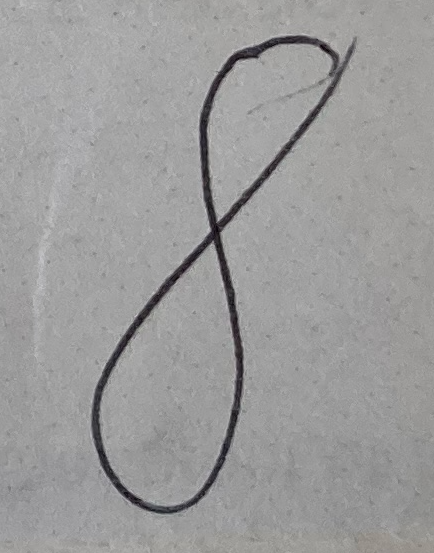
#> input picture course/week2/pipeline_project/src/tests/images/integration/digits-raw/eight.png, 434 x 553 px; its folder holds only this picture in this run
$ python clean.py
#> lines starting #> are read from the running program, lines starting #| are printed output that depends on the picture; after the words box and inside, x2 and y2 are one past the last pixel; in counts of white or black regions, pixels touching at a corner belong together
"""
Utilities for processing photos of handwritten digits from
raw photos to a clean version that neural networks expect.

NOTE: You will not need to edit anything in this file although
we encourage you to understand the material here.
"""

import os
import cv2
import math
import numpy as np
from scipy import ndimage


def get_best_shift(img):
  cy, cx = ndimage.measurements.center_of_mass(img)

  rows, cols = img.shape
  shiftx = np.round(cols / 2.0 - cx).astype(int)
  shifty = np.round(rows / 2.0 - cy).astype(int)

  return shiftx, shifty


def shift(img, sx, sy):
  rows, cols = img.shape
  M = np.float32([[1, 0, sx], [0, 1, sy]])
  shifted = cv2.warpAffine(img, M, (cols, rows))
  return shifted


def clean_photo_image(path, out_dir):
  """The photo we have taken by hand is quite different than a MNIST image.
  We will need to process them!

  If you are curious, we perform the following operations:

  1. The photo is reshaped to 28 x 28 in grayscale.
  2. The photo is thresholded to increase contrast between black and white portions.
  3. The photo is cropped to remove any rows or columns of pixels that are
    completely black.
  4. The crop is reshaped to 20 x 20 pixels and cented in a 28 x 28 pixe
    box by center of mass.

  Steps 3-4 are important for normalizing the size of the digit; otherwise you
  might show digits of different sizes to the neural network. This sort of
  standardization is very important for good performance.

  Credit: https://opensourc.es/blog/tensorflow-mnist for this function.
  """
  # load the raw image
  gray = cv2.imread(path, 0)
#> gray: shape (553, 434); min 0, max 203, mean 155.3
  # rescale it
  gray = cv2.resize(255 - gray, (28, 28))
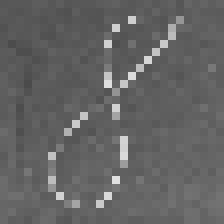
#> gray: shape (28, 28) (shown 8 times larger); min 75, max 225, mean 99.8
  # better black and white version
  (thresh, gray) = cv2.threshold(gray, 128, 255,
    cv2.THRESH_BINARY | cv2.THRESH_OTSU)
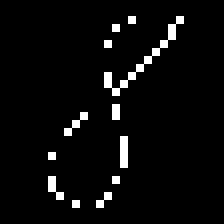
#> gray: shape (28, 28) (shown 8 times larger); 4.1% white in thin lines or dots, all inside (x1, y1, x2, y2) = (6, 2, 23, 26)
#> thresh = 128

  # remove all rows and columns at the sides of images that are
  # completely black.
  while np.sum(gray[0]) == 0:
    gray = gray[1:]
#> this loop made 2 passes

  while np.sum(gray[:,0]) == 0:
    gray = np.delete(gray,0,1)
#> this loop made 6 passes
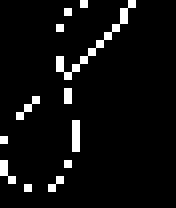
#> gray: shape (26, 22) (shown 8 times larger); 5.6% white in thin lines or dots, all inside (x1, y1, x2, y2) = (0, 0, 17, 24)

  while np.sum(gray[-1]) == 0:
    gray = gray[:-1]
#> this loop made 2 passes
#> pass 1, in clean_photo_image, `gray = gray[:-1]`:
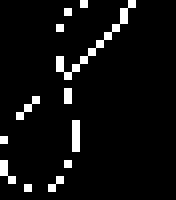
#> gray: shape (25, 22) (shown 8 times larger); 5.8% white in thin lines or dots, all inside (x1, y1, x2, y2) = (0, 0, 17, 24)

  while np.sum(gray[:,-1]) == 0:
    gray = np.delete(gray,-1,1)
#> this loop made 5 passes
#> pass 1, in clean_photo_image, `gray = np.delete(gray,-1,1)`:
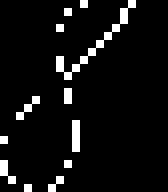
#> gray: shape (24, 21) (shown 8 times larger); 6.3% white in thin lines or dots, all inside (x1, y1, x2, y2) = (0, 0, 17, 24)

  rows,cols = gray.shape
#> rows = 24; cols = 17

  # MNIST images are normalized to fit in a 20x20 pixel box and
  # are centered in a 28x28 image using a center of mass. It is
  # important we do this same thing!
  if rows > cols:
    factor = 20.0 / rows
#> factor = 0.833
    rows = 20
    cols = int(round(cols * factor))
#> cols = 14
    # first cols than rows
    gray = cv2.resize(gray, (cols, rows))
  else:
    factor = 20.0 / cols
    cols = 20
    rows = int(round(rows * factor))
    # first cols than rows
    gray = cv2.resize(gray, (cols, rows))

  # repad with black colums and rows
  cols_padding = (
    int(math.ceil((28 - cols) / 2.0)),
    int(math.floor((28 - cols) / 2.0)))
#> cols_padding = (7, 7)
  rows_padding = (
    int(math.ceil((28 - rows) / 2.0)),
    int(math.floor((28 - rows) / 2.0)))

  gray = np.lib.pad(gray, (rows_padding, cols_padding), 'constant')
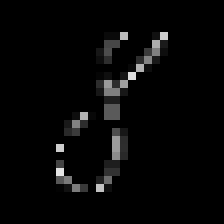
#> gray: shape (28, 28) (shown 8 times larger); min 0, max 228, mean 7

  # center of mass shifting
  shiftx,shifty = get_best_shift(gray)
#> in get_best_shift, `cy, cx = ndimage.measurements.center_of_mass(img)`: cy = 13.33; cx = 13.27
#> in get_best_shift, `shiftx = np.round(cols / 2.0 - cx).astype(int)`: shiftx = 1
#> shiftx = 1; shifty = 1
  shifted = shift(gray,shiftx,shifty)
#> in shift, `M = np.float32([[1, 0, sx], [0, 1, sy]])`: M = [[1, 0, 1], [0, 1, 1]]
#> in shift, `shifted = cv2.warpAffine(img, M, (cols, rows))`:
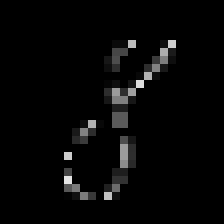
#> shifted: shape (28, 28) (shown 8 times larger); min 0, max 228, mean 7
  gray = shifted

  # save to folder
  name = os.path.basename(path)
  out_file = os.path.join(out_dir, name)
  cv2.imwrite(out_file, gray)


if __name__ == "__main__":
  from glob import glob
  from os.path import join
  from pathlib import Path

  root = join(Path(__file__).resolve().parent, 'images/integration')
  raw_dir = 'digits-raw'
  out_dir = 'digits-processed'

  raw_paths = glob(join(root, raw_dir, '*.png'))

  for raw_path in raw_paths:
    clean_photo_image(raw_path, join(root, out_dir))

$ run again, on course/week2/pipeline_project/src/tests/images/integration/digits-raw/seven.png
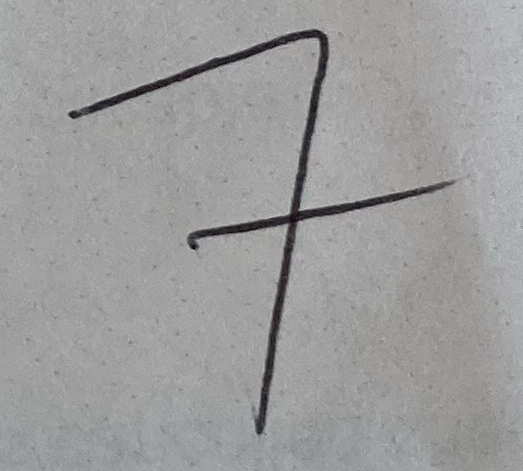
#> input picture course/week2/pipeline_project/src/tests/images/integration/digits-raw/seven.png, 523 x 471 px
#> in clean_photo_image, `(thresh, gray) = cv2.threshold(gray, 128, 255, cv2.THRESH_BINARY | cv2..`:
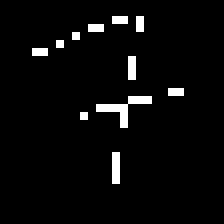
#> gray: shape (28, 28) (shown 8 times larger); 3.7% white in thin lines or dots, all inside (x1, y1, x2, y2) = (4, 2, 23, 23)
#> thresh = 122
#> the loop in clean_photo_image, `while np.sum(gray[0]) == 0:` made 2 passes
#> the loop in clean_photo_image, `while np.sum(gray[:,0]) == 0:` made 4 passes
#> the loop in clean_photo_image, `while np.sum(gray[-1]) == 0:` made 5 passes
#> the loop in clean_photo_image, `while np.sum(gray[:,-1]) == 0:` made 5 passes
#> cy = 11.75; cx = 14.35
#> in get_best_shift, `shiftx = np.round(cols / 2.0 - cx).astype(int)`: shiftx = 0
#> in get_best_shift, `shifty = np.round(rows / 2.0 - cy).astype(int)`: shifty = 2
#> in clean_photo_image, `shiftx,shifty = get_best_shift(gray)`: shiftx = 0; shifty = 2
#> M = [[1, 0, 0], [0, 1, 2]]
#> in shift, `shifted = cv2.warpAffine(img, M, (cols, rows))`:
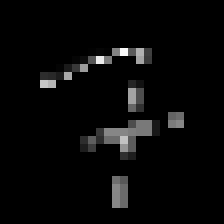
#> shifted: shape (28, 28) (shown 8 times larger); min 0, max 249, mean 8.5

$ run again, on course/week2/pipeline_project/src/tests/images/integration/digits-raw/six.png
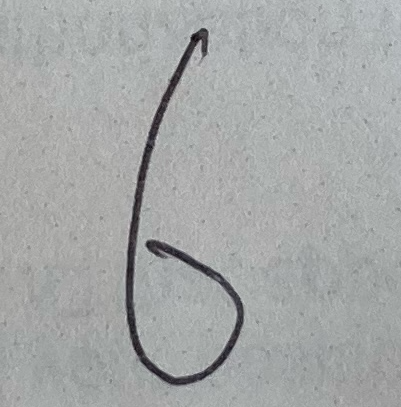
#> input picture course/week2/pipeline_project/src/tests/images/integration/digits-raw/six.png, 401 x 407 px
#> in clean_photo_image, `(thresh, gray) = cv2.threshold(gray, 128, 255, cv2.THRESH_BINARY | cv2..`:
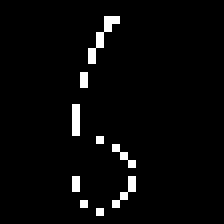
#> gray: shape (28, 28) (shown 8 times larger); 3.2% white in thin lines or dots, all inside (x1, y1, x2, y2) = (9, 2, 17, 27)
#> thresh = 132
#> the loop in clean_photo_image, `while np.sum(gray[0]) == 0:` made 2 passes
#> the loop in clean_photo_image, `while np.sum(gray[:,0]) == 0:` made 9 passes
#> the loop in clean_photo_image, `while np.sum(gray[-1]) == 0:` made 1 pass
#> the loop in clean_photo_image, `while np.sum(gray[:,-1]) == 0:` made 11 passes
#> in clean_photo_image, `gray = cv2.resize(gray, (cols, rows))`: gray = 20 rows, first 6: [0, 0, 0, 250, 112, 0], [0, 0, 80, 133, 0, 0], [0, 0, 212, 0, 0, 0], [0, 112, 64, 0, 0, 0], [0, 112, 37, 0, 0, 0], [16, 48, 0, 0, 0, 0]
#> cy = 14.13; cx = 13.11
#> in get_best_shift, `shiftx = np.round(cols / 2.0 - cx).astype(int)`: shiftx = 1
#> in get_best_shift, `shifty = np.round(rows / 2.0 - cy).astype(int)`: shifty = 0
#> in clean_photo_image, `shiftx,shifty = get_best_shift(gray)`: shiftx = 1; shifty = 0
#> M = [[1, 0, 1], [0, 1, 0]]
#> in shift, `shifted = cv2.warpAffine(img, M, (cols, rows))`:
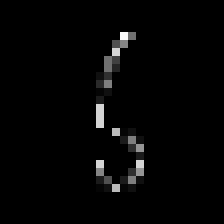
#> shifted: shape (28, 28) (shown 8 times larger); min 0, max 250, mean 5
